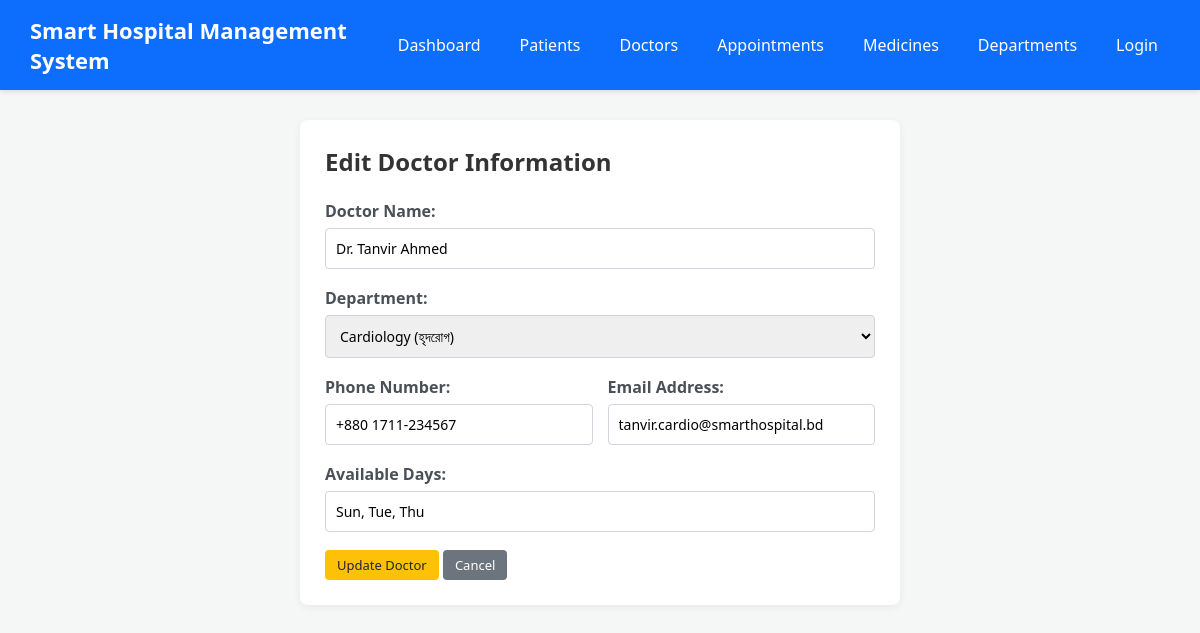
/doctor/edit.php?id=1, run on the app's committed database.
### tables this page shows
CREATE TABLE `doctors` (
  `id` INT AUTO_INCREMENT PRIMARY KEY,
  `department_id` INT NOT NULL,
  `name` VARCHAR(100) NOT NULL,
  `phone` VARCHAR(20) NOT NULL,
  `email` VARCHAR(100) NOT NULL,
  `available_days` VARCHAR(100) NOT NULL,
  `created_at` TIMESTAMP DEFAULT CURRENT_TIMESTAMP,
  CONSTRAINT `fk_doctors_department` FOREIGN KEY (`department_id`) REFERENCES `departments` (`id`) ON DELETE CASCADE ON UPDATE CASCADE
);

CREATE TABLE `departments` (
  `id` INT AUTO_INCREMENT PRIMARY KEY,
  `name` VARCHAR(100) NOT NULL UNIQUE,
  `description` TEXT,
  `created_at` TIMESTAMP DEFAULT CURRENT_TIMESTAMP
);

### doctor/edit.php (the view, shortened to what this page needs)
<?php
include "../connection.php";
$id = $_GET['id'];
$sql = "SELECT * FROM doctors WHERE id=$id";
$result = mysqli_query($conn, $sql);
$row = mysqli_fetch_assoc($result);
$dep_result = mysqli_query($conn, "SELECT * FROM departments");
?>
<!DOCTYPE html>
<html>
<head>
    <link rel="stylesheet" href="../style.css">
</head>
<body>
<?php include "../nav.php"; ?>
<div class="container">
    <div class="card" style="max-width: 600px; margin: 20px auto;">
        <h2>Edit Doctor Information</h2>
        <br>
        <form action="update.php" method="POST">
            <div class="form-group">
                <label>Doctor Name:</label>
                <input type="text" name="name" class="form-control" value="<?php echo $row['name']; ?>" required>
            </div>
            <div class="form-group">
                <label>Department:</label>
                <select name="department_id" class="form-control" required>
                    <?php while($d = mysqli_fetch_assoc($dep_result)) { ?>
                        <option value="<?php echo $d['id']; ?>" <?php if($d['id'] == $row['department_id']) echo 'selected'; ?>>
                            <?php echo $d['name']; ?>
                        </option>
                    <?php } ?>
                </select>
            </div>
            <div class="form-row">
                <div class="form-group">
                    <label>Phone Number:</label>
                    <input type="text" name="phone" class="form-control" value="<?php echo $row['phone']; ?>" required>
                </div>
                <div class="form-group">
                    <label>Email Address:</label>
                    <input type="email" name="email" class="form-control" value="<?php echo $row['email']; ?>" required>
                </div>
            </div>
            <div class="form-group">
                <label>Available Days:</label>
                <input type="text" name="available_days" class="form-control" value="<?php echo $row['available_days']; ?>" required>
            </div>
            <button type="submit" class="btn btn-warning">Update Doctor</button>
            <a href="index.php" class="btn btn-secondary">Cancel</a>
        </form>
    </div>
</div>
</body>
</html>

### style.css (style rules this page uses)
* { margin: 0; padding: 0; box-sizing: border-box; font-family: 'Segoe UI', Tahoma, Geneva, Verdana, sans-serif; }
body { background-color: #f4f7f6; color: #333; padding-bottom: 40px; }
.container { max-width: 1150px; margin: 30px auto; padding: 0 20px; }
.card { background-color: white; border-radius: 8px; padding: 25px; box-shadow: 0 2px 8px rgba(0,0,0,0.06); margin-bottom: 25px; }
.btn { display: inline-block; padding: 6px 12px; border-radius: 4px; text-decoration: none; font-weight: 500; font-size: 13px; cursor: pointer; border: none; white-space: nowrap; }
.btn-warning { background-color: #ffc107; color: #212529; }
.btn-secondary { background-color: #6c757d; color: white; }
.form-group { margin-bottom: 18px; }
.form-group label { display: block; margin-bottom: 6px; font-weight: 600; color: #495057; }
.form-control { width: 100%; padding: 10px; border: 1px solid #ced4da; border-radius: 4px; font-size: 14px; }
.form-row { display: flex; gap: 15px; }
.form-row .form-group { flex: 1; }

### data on the page
doctors: name "Dr. Tanvir Ahmed", department_id "Cardiology (হৃদরোগ)", phone "+880 1711-234567", email "tanvir.cardio@smarthospital.bd", available_days "Sun, Tue, Thu"
